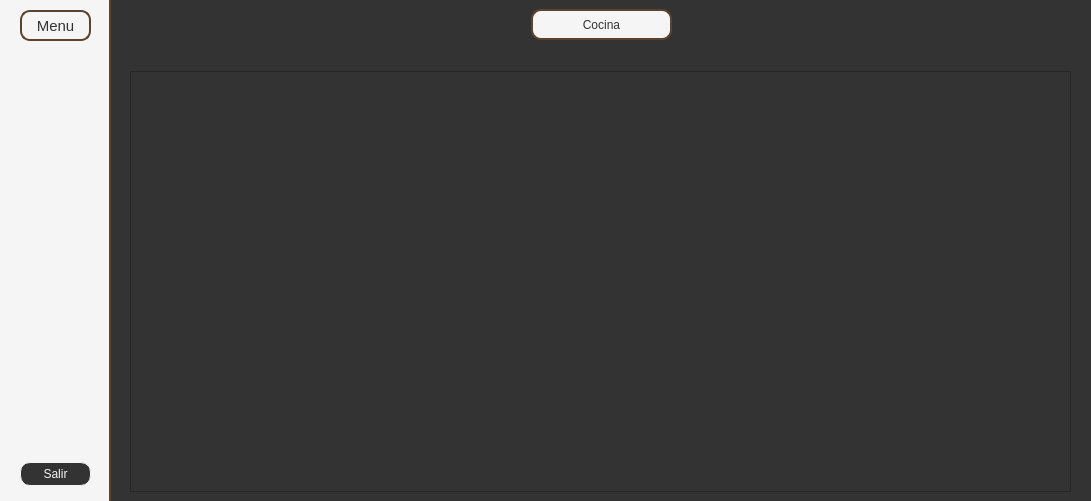
<?xml version="1.0" encoding="UTF-8"?>
<ui version="4.0">
 <class>Dialog</class>
 <widget class="QDialog" name="Dialog">
  <property name="geometry">
   <rect>
    <x>0</x>
    <y>0</y>
    <width>1091</width>
    <height>501</height>
   </rect>
  </property>
  <property name="sizePolicy">
   <sizepolicy hsizetype="Expanding" vsizetype="Expanding">
    <horstretch>0</horstretch>
    <verstretch>0</verstretch>
   </sizepolicy>
  </property>
  <property name="windowTitle">
   <string>Dialog</string>
  </property>
  <layout class="QHBoxLayout" name="horizontalLayout_3" stretch="0,0">
   <property name="spacing">
    <number>0</number>
   </property>
   <property name="leftMargin">
    <number>0</number>
   </property>
   <property name="topMargin">
    <number>0</number>
   </property>
   <property name="rightMargin">
    <number>0</number>
   </property>
   <property name="bottomMargin">
    <number>0</number>
   </property>
   <item>
    <widget class="QWidget" name="menu" native="true">
     <property name="minimumSize">
      <size>
       <width>111</width>
       <height>501</height>
      </size>
     </property>
     <property name="maximumSize">
      <size>
       <width>111</width>
       <height>501</height>
      </size>
     </property>
     <property name="styleSheet">
      <string notr="true">background-color: #f5f5f5;
border-right: 2px solid #5d432c;</string>
     </property>
     <layout class="QVBoxLayout" name="verticalLayout">
      <property name="leftMargin">
       <number>2</number>
      </property>
      <property name="topMargin">
       <number>10</number>
      </property>
      <property name="rightMargin">
       <number>2</number>
      </property>
      <property name="bottomMargin">
       <number>15</number>
      </property>
      <item>
       <layout class="QHBoxLayout" name="horizontalLayout_10">
        <item>
         <spacer name="horizontalSpacer_36">
          <property name="orientation">
           <enum>Qt::Horizontal</enum>
          </property>
          <property name="sizeHint" stdset="0">
           <size>
            <width>18</width>
            <height>20</height>
           </size>
          </property>
         </spacer>
        </item>
        <item>
         <widget class="QLabel" name="label">
          <property name="minimumSize">
           <size>
            <width>71</width>
            <height>31</height>
           </size>
          </property>
          <property name="maximumSize">
           <size>
            <width>71</width>
            <height>31</height>
           </size>
          </property>
          <property name="font">
           <font>
            <family>Segoe UI</family>
            <pointsize>11</pointsize>
           </font>
          </property>
          <property name="styleSheet">
           <string notr="true">background-color: #f5f5f5;
border: 2px solid #5d432c;
border-radius: 10px;
color: #333333</string>
          </property>
          <property name="text">
           <string>Menu</string>
          </property>
          <property name="alignment">
           <set>Qt::AlignCenter</set>
          </property>
         </widget>
        </item>
        <item>
         <spacer name="horizontalSpacer_37">
          <property name="orientation">
           <enum>Qt::Horizontal</enum>
          </property>
          <property name="sizeHint" stdset="0">
           <size>
            <width>18</width>
            <height>20</height>
           </size>
          </property>
         </spacer>
        </item>
       </layout>
      </item>
      <item>
       <spacer name="verticalSpacer">
        <property name="orientation">
         <enum>Qt::Vertical</enum>
        </property>
        <property name="sizeHint" stdset="0">
         <size>
          <width>20</width>
          <height>402</height>
         </size>
        </property>
       </spacer>
      </item>
      <item>
       <layout class="QHBoxLayout" name="horizontalLayout_12">
        <item>
         <spacer name="horizontalSpacer_40">
          <property name="orientation">
           <enum>Qt::Horizontal</enum>
          </property>
          <property name="sizeHint" stdset="0">
           <size>
            <width>18</width>
            <height>20</height>
           </size>
          </property>
         </spacer>
        </item>
        <item>
         <widget class="QPushButton" name="b_salir_1">
          <property name="minimumSize">
           <size>
            <width>71</width>
            <height>24</height>
           </size>
          </property>
          <property name="font">
           <font>
            <family>Segoe UI</family>
           </font>
          </property>
          <property name="styleSheet">
           <string notr="true">QPushButton {background-color: #333333;
        border: 1px solid #f5f5f5;
        border-radius: 10px;
		color: rgb(245, 245, 245)
    }
    QPushButton:hover {background-color: #2a2a2a;
    }
    QPushButton:pressed {background-color: #2a2a2a;
    }</string>
          </property>
          <property name="text">
           <string>Salir</string>
          </property>
         </widget>
        </item>
        <item>
         <spacer name="horizontalSpacer_41">
          <property name="orientation">
           <enum>Qt::Horizontal</enum>
          </property>
          <property name="sizeHint" stdset="0">
           <size>
            <width>18</width>
            <height>20</height>
           </size>
          </property>
         </spacer>
        </item>
       </layout>
      </item>
     </layout>
    </widget>
   </item>
   <item>
    <widget class="QWidget" name="content" native="true">
     <property name="minimumSize">
      <size>
       <width>1</width>
       <height>501</height>
      </size>
     </property>
     <property name="maximumSize">
      <size>
       <width>981</width>
       <height>501</height>
      </size>
     </property>
     <property name="styleSheet">
      <string notr="true">background-color: #333333</string>
     </property>
     <layout class="QVBoxLayout" name="verticalLayout_2">
      <item>
       <layout class="QHBoxLayout" name="horizontalLayout_2">
        <property name="spacing">
         <number>0</number>
        </property>
        <item>
         <layout class="QHBoxLayout" name="horizontalLayout">
          <property name="spacing">
           <number>0</number>
          </property>
         </layout>
        </item>
        <item>
         <spacer name="horizontalSpacer_6">
          <property name="orientation">
           <enum>Qt::Horizontal</enum>
          </property>
          <property name="sizeHint" stdset="0">
           <size>
            <width>78</width>
            <height>28</height>
           </size>
          </property>
         </spacer>
        </item>
        <item>
         <widget class="QLabel" name="label_10">
          <property name="minimumSize">
           <size>
            <width>141</width>
            <height>31</height>
           </size>
          </property>
          <property name="maximumSize">
           <size>
            <width>141</width>
            <height>31</height>
           </size>
          </property>
          <property name="font">
           <font>
            <family>Segoe UI</family>
           </font>
          </property>
          <property name="styleSheet">
           <string notr="true">background-color: #f5f5f5;
border: 2px solid #5d432c;
border-radius: 10px;
color: #333333</string>
          </property>
          <property name="text">
           <string>Cocina</string>
          </property>
          <property name="alignment">
           <set>Qt::AlignCenter</set>
          </property>
         </widget>
        </item>
        <item>
         <spacer name="horizontalSpacer_21">
          <property name="orientation">
           <enum>Qt::Horizontal</enum>
          </property>
          <property name="sizeHint" stdset="0">
           <size>
            <width>38</width>
            <height>28</height>
           </size>
          </property>
         </spacer>
        </item>
       </layout>
      </item>
      <item>
       <spacer name="verticalSpacer_2">
        <property name="orientation">
         <enum>Qt::Vertical</enum>
        </property>
        <property name="sizeHint" stdset="0">
         <size>
          <width>20</width>
          <height>10</height>
         </size>
        </property>
       </spacer>
      </item>
      <item>
       <layout class="QHBoxLayout" name="horizontalLayout_4">
        <property name="spacing">
         <number>0</number>
        </property>
        <item>
         <spacer name="horizontalSpacer_2">
          <property name="orientation">
           <enum>Qt::Horizontal</enum>
          </property>
          <property name="sizeHint" stdset="0">
           <size>
            <width>13</width>
            <height>20</height>
           </size>
          </property>
         </spacer>
        </item>
        <item>
         <widget class="QScrollArea" name="scroll_area">
          <property name="minimumSize">
           <size>
            <width>941</width>
            <height>421</height>
           </size>
          </property>
          <property name="widgetResizable">
           <bool>true</bool>
          </property>
          <widget class="QWidget" name="scrollAreaWidgetContents">
           <property name="geometry">
            <rect>
             <x>0</x>
             <y>0</y>
             <width>939</width>
             <height>419</height>
            </rect>
           </property>
           <property name="sizePolicy">
            <sizepolicy hsizetype="Expanding" vsizetype="Expanding">
             <horstretch>0</horstretch>
             <verstretch>0</verstretch>
            </sizepolicy>
           </property>
           <widget class="QWidget" name="widget_order" native="true">
            <property name="geometry">
             <rect>
              <x>0</x>
              <y>0</y>
              <width>941</width>
              <height>421</height>
             </rect>
            </property>
            <property name="sizePolicy">
             <sizepolicy hsizetype="Expanding" vsizetype="Expanding">
              <horstretch>0</horstretch>
              <verstretch>0</verstretch>
             </sizepolicy>
            </property>
            <widget class="QWidget" name="gridLayoutWidget">
             <property name="geometry">
              <rect>
               <x>0</x>
               <y>0</y>
               <width>941</width>
               <height>421</height>
              </rect>
             </property>
             <layout class="QGridLayout" name="layout_content"/>
            </widget>
           </widget>
          </widget>
         </widget>
        </item>
        <item>
         <spacer name="horizontalSpacer">
          <property name="orientation">
           <enum>Qt::Horizontal</enum>
          </property>
          <property name="sizeHint" stdset="0">
           <size>
            <width>13</width>
            <height>20</height>
           </size>
          </property>
         </spacer>
        </item>
       </layout>
      </item>
     </layout>
    </widget>
   </item>
  </layout>
 </widget>
 <resources/>
 <connections/>
</ui>
